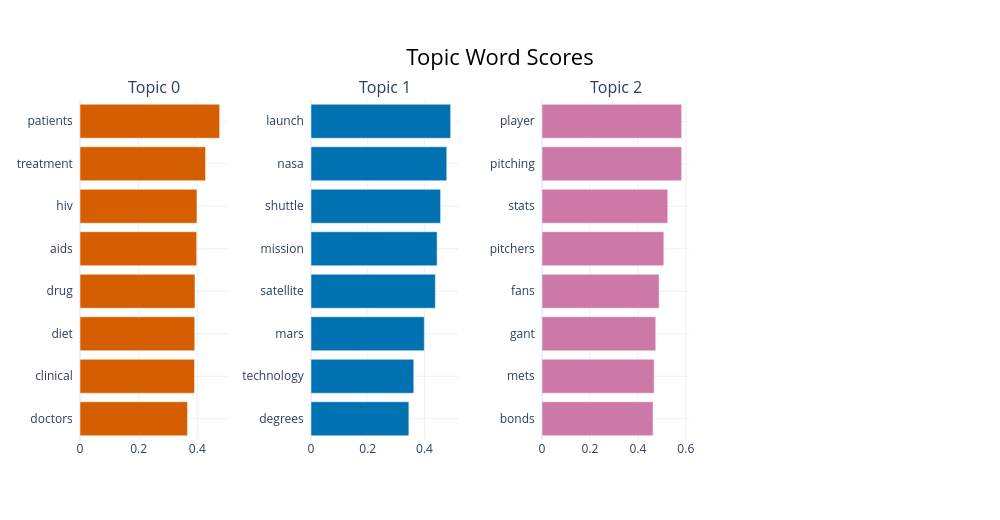
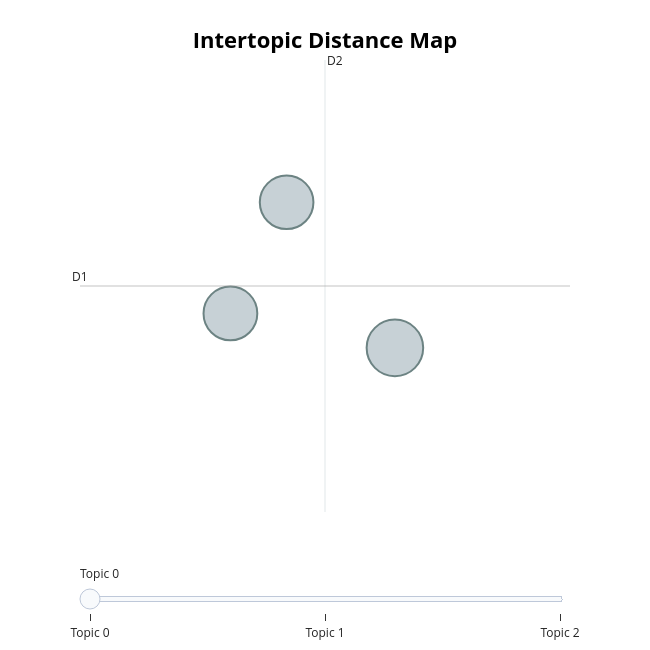

Notebook code cell kept with these figures, in order:
### Markdown cell above
### **Step 4: Visualization**

### Code cell
import matplotlib.pyplot as plt

print("Creating visualizations...")

# Visualization 1: Bar chart of top words per topic
fig = topic_model.visualize_barchart(top_n_topics=num_topics, n_words=8, height=400)
fig.write_html('task3_topic_words.html')
print("✓ Saved: task3_topic_words.html")
fig.show()

# Visualization 2: Topic distance map (intertopic distance)
try:
    fig2 = topic_model.visualize_topics()
    fig2.write_html('task3_topic_distance.html')
    print("✓ Saved: task3_topic_distance.html")
    fig2.show()
except Exception as e:
    print(f"Note: Could not create topic distance map. This requires more topics or different parameters.")
    print(f"Error: {e}")

# Additional visualization: Topic word scores
fig, axes = plt.subplots(1, min(3, num_topics), figsize=(18, 5))
if num_topics == 1:
    axes = [axes]

fig.suptitle('Top Words per Topic (with scores)', fontsize=16, fontweight='bold')

for idx, topic_id in enumerate(range(min(3, num_topics))):
    ax = axes[idx] if num_topics > 1 else axes[0]
    
    topic_words = topic_model.get_topic(topic_id)
    if topic_words:
        words = [word for word, score in topic_words[:8]]
        scores = [score for word, score in topic_words[:8]]
        
        bars = ax.barh(words, scores, color='steelblue', alpha=0.7, edgecolor='black', linewidth=1.5)
        ax.set_xlabel('Score', fontweight='bold', fontsize=11)
        ax.set_ylabel('Words', fontweight='bold', fontsize=11)
        
        topic_label = topic_labels.get(topic_id, f"Topic {topic_id}")
        ax.set_title(f'{topic_label}', fontweight='bold', fontsize=13)
        ax.grid(axis='x', alpha=0.3, linestyle='--')
        ax.invert_yaxis()

plt.tight_layout()
plt.savefig('task3_topic_words_bar.png', dpi=300, bbox_inches='tight')
print("✓ Saved: task3_topic_words_bar.png")
plt.show()

# Visualization 3: Document distribution across topics
topic_counts = {}
for topic_id in topics:
    if topic_id != -1:
        topic_label = topic_labels.get(topic_id, f"Topic_{topic_id}")
        topic_counts[topic_label] = topic_counts.get(topic_label, 0) + 1

fig, ax = plt.subplots(figsize=(10, 6))
labels = list(topic_counts.keys())
counts = list(topic_counts.values())

bars = ax.bar(labels, counts, color=['#FF6B6B', '#4ECDC4', '#45B7D1'][:len(labels)], 
              alpha=0.8, edgecolor='black', linewidth=2)

ax.set_xlabel('Topics', fontweight='bold', fontsize=12)
ax.set_ylabel('Number of Documents', fontweight='bold', fontsize=12)
ax.set_title('Document Distribution Across Topics', fontweight='bold', fontsize=14)
ax.grid(axis='y', alpha=0.3, linestyle='--')

# Add value labels on bars
for bar in bars:
    height = bar.get_height()
    ax.text(bar.get_x() + bar.get_width()/2., height,
           f'{int(height)}',
           ha='center', va='bottom', fontweight='bold', fontsize=11)

plt.tight_layout()
plt.savefig('task3_document_distribution.png', dpi=300, bbox_inches='tight')
print("✓ Saved: task3_document_distribution.png")
plt.show()

### Figure 1 — Plotly figure (JSON) as saved in the notebook; plotly's stock layout.template omitted (floating-point values rounded to 4 significant figures)
{"data": [{"marker": {"color": "#D55E00"}, "orientation": "h", "type": "bar", "x": [0.3668, 0.3906, 0.3914, 0.3921, 0.398, 0.3988, 0.4281, 0.4762], "xaxis": "x", "y": ["doctors  ", "clinical  ", "diet  ", "drug  ", "aids  ", "hiv  ", "treatment  ", "patients  "], "yaxis": "y"}, {"marker": {"color": "#0072B2"}, "orientation": "h", "type": "bar", "x": [0.3449, 0.3623, 0.3993, 0.4384, 0.4446, 0.4568, 0.4786, 0.4922], "xaxis": "x2", "y": ["degrees  ", "technology  ", "mars  ", "satellite  ", "mission  ", "shuttle  ", "nasa  ", "launch  "], "yaxis": "y2"}, {"marker": {"color": "#CC79A7"}, "orientation": "h", "type": "bar", "x": [0.4634, 0.4679, 0.4745, 0.4887, 0.5082, 0.5247, 0.5826, 0.5826], "xaxis": "x3", "y": ["bonds  ", "mets  ", "gant  ", "fans  ", "pitchers  ", "stats  ", "pitching  ", "player  "], "yaxis": "y3"}], "layout": {"annotations": [{"font": {"size": 16}, "showarrow": false, "text": "Topic 0", "x": 0.0875, "xanchor": "center", "xref": "paper", "y": 1, "yanchor": "bottom", "yref": "paper"}, {"font": {"size": 16}, "showarrow": false, "text": "Topic 1", "x": 0.3625, "xanchor": "center", "xref": "paper", "y": 1, "yanchor": "bottom", "yref": "paper"}, {"font": {"size": 16}, "showarrow": false, "text": "Topic 2", "x": 0.6375, "xanchor": "center", "xref": "paper", "y": 1, "yanchor": "bottom", "yref": "paper"}], "height": 520, "hoverlabel": {"bgcolor": "white", "font": {"family": "Rockwell", "size": 16}}, "showlegend": false, "title": {"font": {"color": "Black", "size": 22}, "text": "Topic Word Scores", "x": 0.5, "xanchor": "center", "yanchor": "top"}, "width": 1000, "xaxis": {"anchor": "y", "domain": [0, 0.175], "showgrid": true}, "xaxis2": {"anchor": "y2", "domain": [0.275, 0.45], "showgrid": true}, "xaxis3": {"anchor": "y3", "domain": [0.55, 0.725], "showgrid": true}, "xaxis4": {"anchor": "y4", "domain": [0.825, 1], "showgrid": true}, "yaxis": {"anchor": "x", "domain": [0, 1], "showgrid": true}, "yaxis2": {"anchor": "x2", "domain": [0, 1], "showgrid": true}, "yaxis3": {"anchor": "x3", "domain": [0, 1], "showgrid": true}, "yaxis4": {"anchor": "x4", "domain": [0, 1], "showgrid": true}}}

### Figure 2 — Plotly figure (JSON) as saved in the notebook; plotly's stock layout.template omitted (floating-point values rounded to 4 significant figures)
{"data": [{"customdata": [[0, "patients | treatment | hiv | aids | drug", 1060], [1, "launch | nasa | shuttle | mission | satellite", 958], [2, "player | pitching | stats | pitchers | fans", 953]], "hovertemplate": "<b>Topic %{customdata[0]}</b><br>%{customdata[1]}<br>Size: %{customdata[2]}", "legendgroup": "", "marker": {"color": "#B0BEC5", "line": {"color": "DarkSlateGrey", "width": 2}, "size": [1060, 958, 953], "sizemode": "area", "sizeref": 0.6625, "symbol": "circle"}, "mode": "markers", "name": "", "orientation": "v", "showlegend": false, "type": "scatter", "x": [6.9, 5.928, 6.26], "xaxis": "x", "y": [-8.718, -8.444, -7.559], "yaxis": "y"}], "layout": {"annotations": [{"showarrow": false, "text": "D1", "x": 5.038, "y": -8.226, "yshift": 10}, {"showarrow": false, "text": "D2", "x": 6.487, "xshift": 10, "y": -6.425}], "height": 650, "hoverlabel": {"bgcolor": "white", "font": {"family": "Rockwell", "size": 16}}, "legend": {"itemsizing": "constant", "tracegroupgap": 0}, "margin": {"t": 60}, "shapes": [{"line": {"color": "#CFD8DC", "width": 2}, "type": "line", "x0": 6.487, "x1": 6.487, "y0": -10.03, "y1": -6.425}, {"line": {"color": "#9E9E9E", "width": 2}, "type": "line", "x0": 5.038, "x1": 7.935, "y0": -8.226, "y1": -8.226}], "sliders": [{"active": 0, "pad": {"t": 50}, "steps": [{"args": [{"marker.color": [["red", "#B0BEC5", "#B0BEC5"]]}], "label": "Topic 0", "method": "update"}, {"args": [{"marker.color": [["#B0BEC5", "red", "#B0BEC5"]]}], "label": "Topic 1", "method": "update"}, {"args": [{"marker.color": [["#B0BEC5", "#B0BEC5", "red"]]}], "label": "Topic 2", "method": "update"}]}], "title": {"font": {"color": "Black", "size": 22}, "text": "<b>Intertopic Distance Map</b>", "x": 0.5, "xanchor": "center", "y": 0.95, "yanchor": "top"}, "width": 650, "xaxis": {"anchor": "y", "domain": [0, 1], "range": [5.038, 7.935], "title": {"text": ""}, "visible": false}, "yaxis": {"anchor": "x", "domain": [0, 1], "range": [-10.03, -6.425], "title": {"text": ""}, "visible": false}}}
